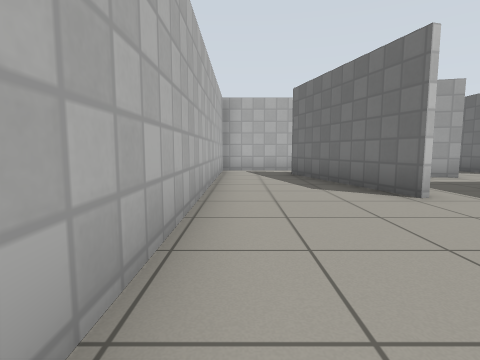
[1] (above)

24 first-person views from a walk through a Gazebo world. The camera is 0.72 m above the floor, tilts 6° down and sees 80° across. The floor is counted in squares, 1 m on a side. Each view is taken from the middle of a square. On the plan, view 1 faces up. The plan holds only what a view shows up to about 10 squares ahead; the rest is blank. Gazebo's built-in surfaces are drawn with simple patterns.

[2]
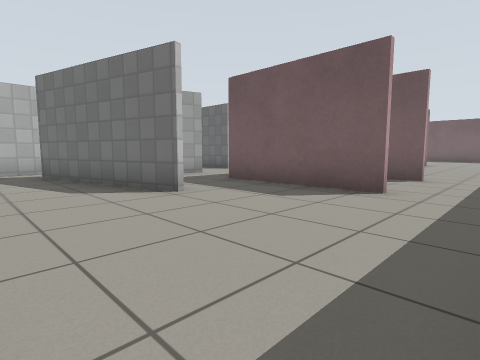

[3]
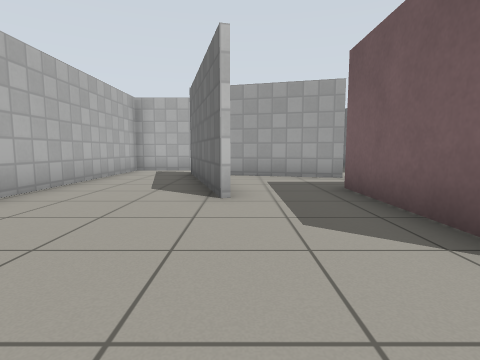

[4]
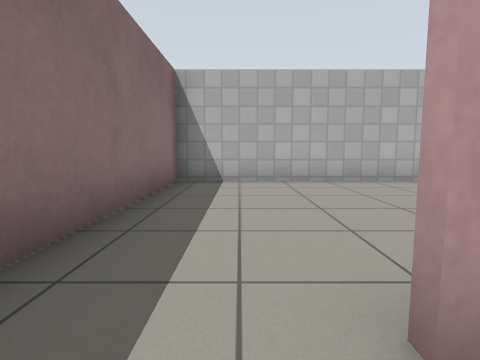

[5]
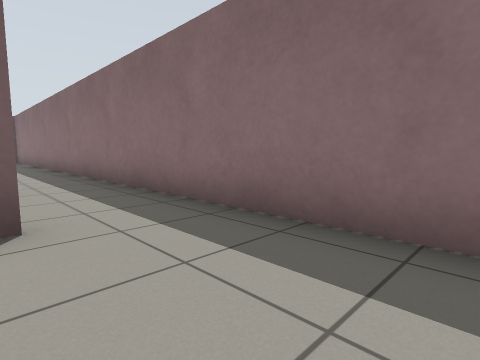

[6]
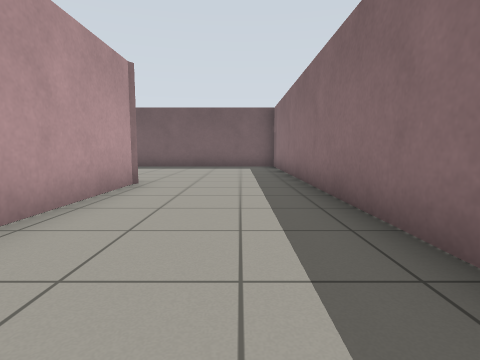

[7]
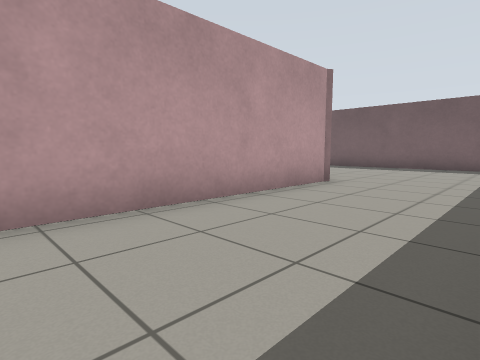

[8]
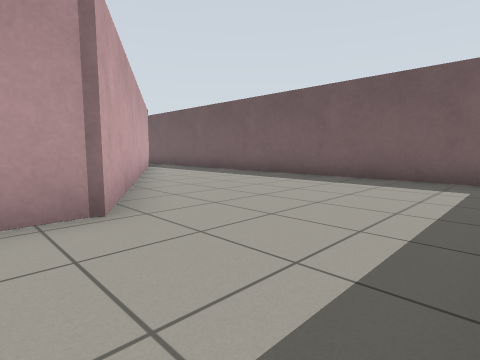

[9]
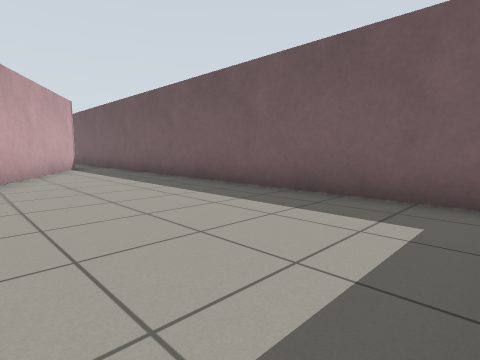

[10]
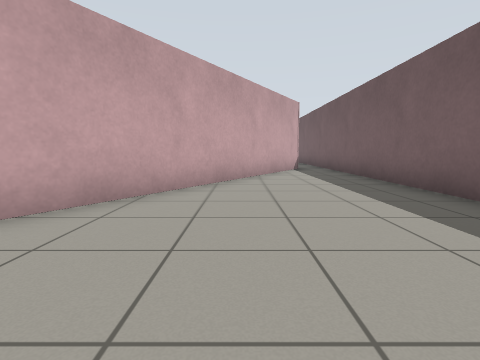

[11]
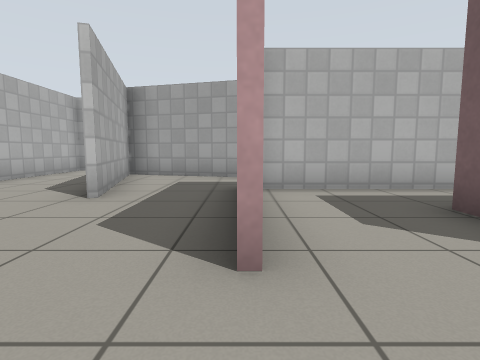

[12]
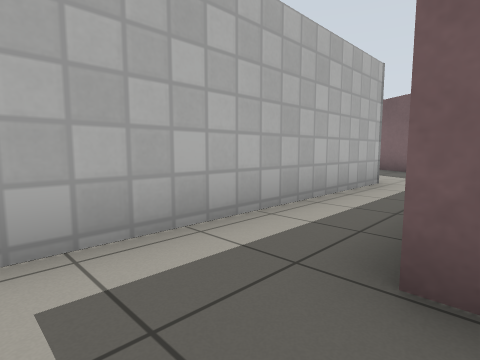

[13]
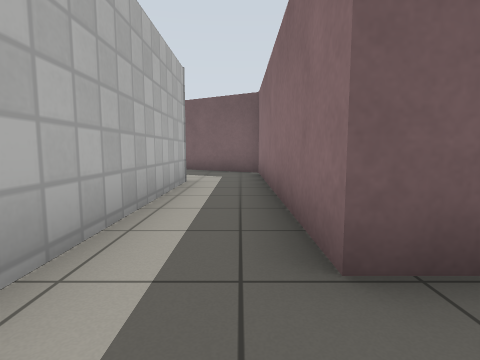

[14]
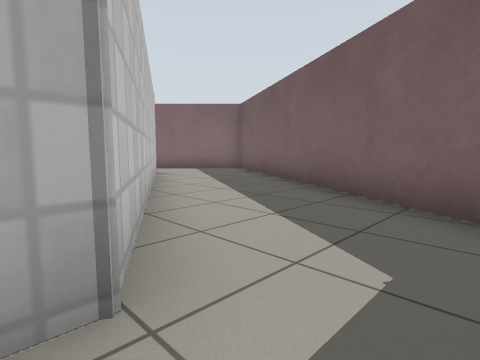

[15]
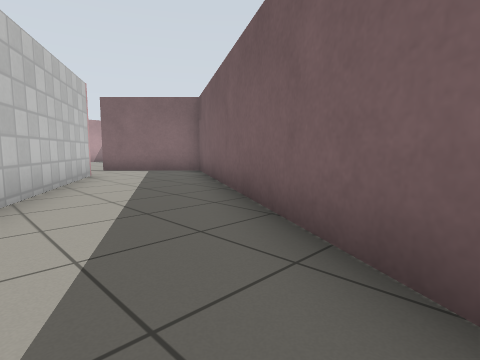

[16]
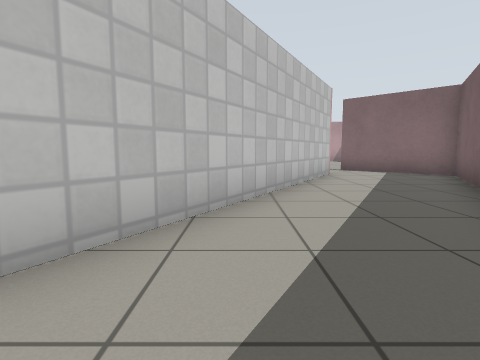

[17]
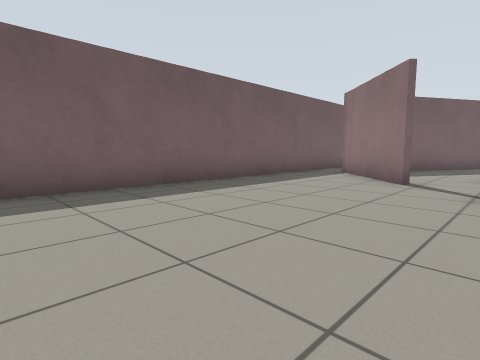

[18]
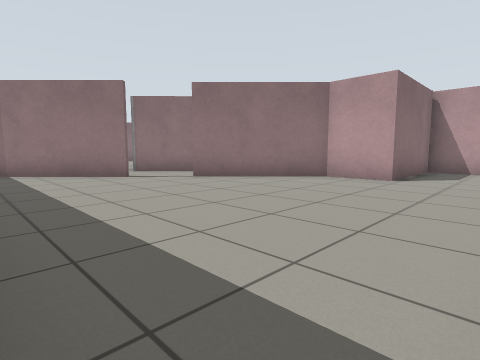

[19]
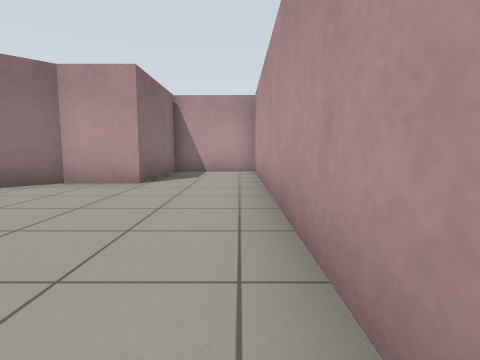

[20]
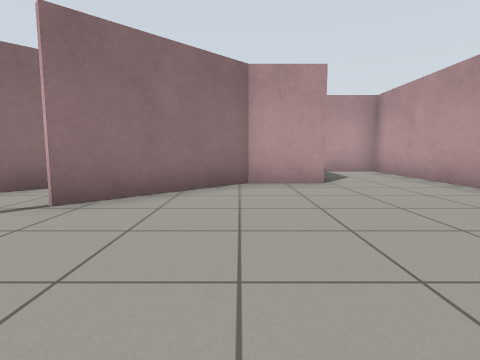

[21]
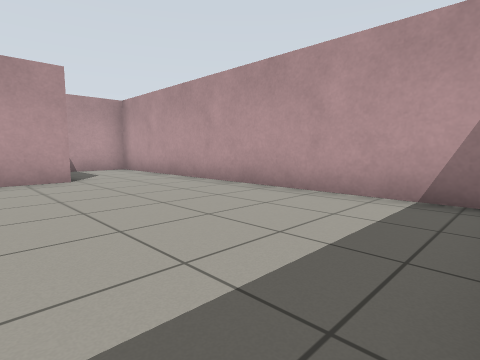

[22]
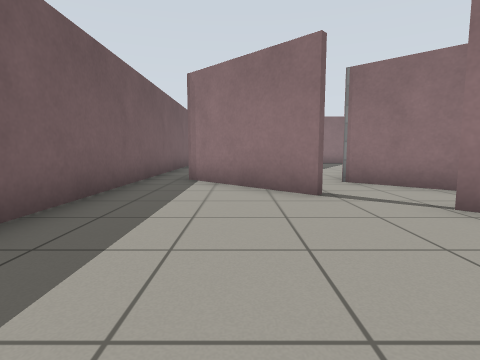

[23]
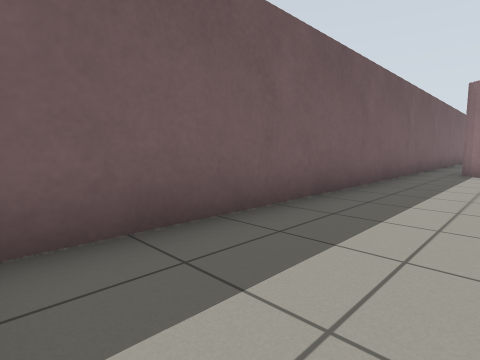

[24]
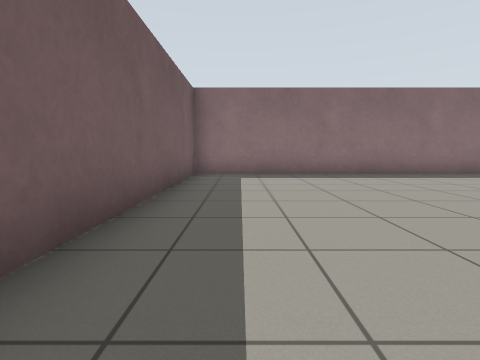

### Floor plan
Points are (right, up) in squares from view 1. A wall is a line through its corners. A room is listed if a view was taken in it or the views show most of it. See-through windows are left out.
Room 1 (views 1, 2, 3, 5, 11)
walls: (2.7, 4.1) (1.6, 8.6); (5, 1.6) (5, 4.5); (1.9, 10) (-0.6, 10) (-0.6, -0.5) (5.6, -0.5)
ways out: opening at (5, 0.5) to room 2; opening at (4, 5) to room 7
Room 2 (views 4, 6, 7, 8, 9, 10, 24)
walls: (19.9, 11.4) (15.2, 3.3) (9.2, 3.3); (5.6, -0.5) (21.3, -0.5) (21.3, 10.5)
ways out: opening at (5, 0.5) to room 1; opening at (6.5, 2.5) to room 3; opening at (21, 11) to room 4
Room 3 (views 12, 13, 14, 15, 16)
walls: (7.6, 1.6) (7.6, 3.4) (15.1, 3.4) (16.5, 5.8); (13.6, 7.1) (12.5, 5.2) (5.4, 5.2)
ways out: opening at (6.5, 2.5) to room 2; opening at (15, 7) to room 6
Room 4 (views 17, 18, 19, 20, 21, 22, 23)
walls: (20.6, 22.5) (10.4, 22.5) (10.4, 19.8) (13.8, 19.8) (13.8, 18.2) (16.4, 15.6); (17.7, 14.6) (20.2, 12.1); (14.7, 14.4) (16.7, 12.6); (21.3, 10.5) (21.3, 21.9)
ways out: opening at (21, 11) to room 2; opening at (17, 14) to room 5
Room 5 (no view inside)
walls: (16.7, 12.6) (14.7, 9); (17.6, 7.7) (20.1, 12) (17.6, 14.5)
ways out: opening at (17, 14) to room 4; opening at (16, 9) to room 6
Room 6 (no view inside)
walls: (14.7, 9) (13.6, 7.1); (16.5, 5.8) (17.6, 7.7)
ways out: opening at (15, 7) to room 3; opening at (16, 9) to room 5
Room 7 (no view inside)
walls: (4.6, 7.6) (1.8, 8.4) (2.9, 4.2); (5, 4.5) (5, 5.5)
ways out: opening at (4, 5) to room 1; opening at (5, 6.5)

Positions as (right, up) in squares from view 1, and headings:
1: (0, 0), facing up
2: (0, 0), facing up-right
3: (3, 0), facing up
4: (6, 1), facing left
5: (2, 2), facing down-right
6: (9, 1), facing right
7: (9, 0), facing up-right
8: (14, 0), facing up-right
9: (17, 0), facing up-right
10: (18, 1), facing up
11: (5, 0), facing up
12: (6, 3), facing up-right
13: (6, 4), facing right
14: (12, 4), facing up-right
15: (14, 4), facing up-right
16: (14, 4), facing up
17: (16, 21), facing down-right
18: (21, 22), facing down-left
19: (20, 22), facing left
20: (20, 18), facing left
21: (21, 18), facing up-left
22: (19, 19), facing down
23: (19, 22), facing down-right
24: (20, 8), facing down
